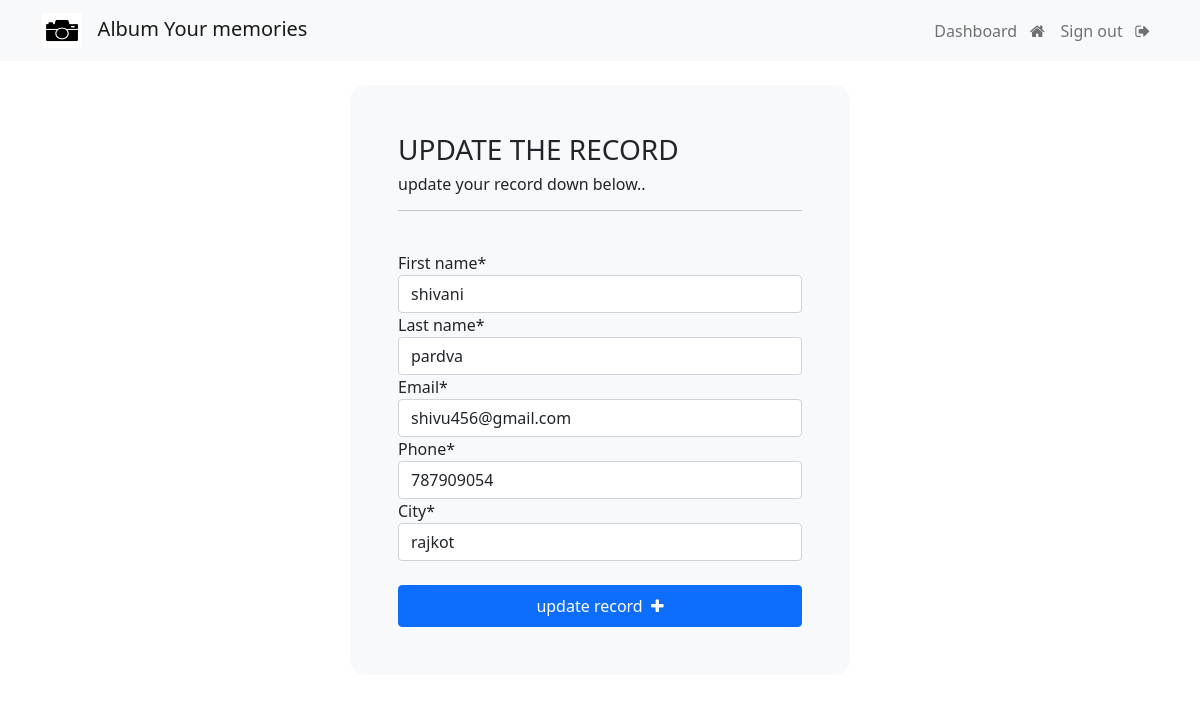
The page /update-record/9 (signed in) on the database its author committed.
### webapp/models.py (models this page shows, shortened)
class Record(models.Model):
    first_name = models.CharField(max_length=100)
    last_name = models.CharField(max_length=100)
    email = models.CharField(max_length = 255)
    phone=models.IntegerField()
    city = models.CharField(max_length=300)

### webapp/views.py (the view)
@login_required(login_url='my-login')
def update_record(request,pk):
    record = Record.objects.get(id=pk)
    form = UpdateRecordForm(instance=record)
    if request.method == 'POST':
        form = UpdateRecordForm(request.POST,instance=record)
        if form.is_valid():
            form.save()
            return redirect("dashboard")
    context = {'form':form}
    return render(request,'webapp/update-record.html',context=context)

### webapp/forms.py
class UpdateRecordForm(forms.ModelForm):
    class Meta:
        model = Record
        fields=['first_name','last_name','email','phone','city']

### templates/webapp/update-record.html (shortened to what this page needs)
{% extends 'webapp/base.html' %}
{% load crispy_forms_tags %}
{% load static %}
{% block content %}
<link rel="stylesheet" href="{% static 'css/style.css' %}">
<body>
    <div class="container bg-light shadow-md p-5 form-layout">
        <h3>UPDATE THE RECORD </h3>
        <h6>update your record down below..</h6>
        <hr>
        <br>
        <form action="" method="POST" autocomplete="off">
            {{form|crispy}}
            <br>
            <button type="submit" class="btn btn-primary w-100 btn-block p-2">update record &nbsp;<i class="fa fa-plus" aria-hidden="true"></i></button>
        </form>
    </div>
</body>
{% endblock %}

### static/css/style.css (style rules this page uses)
.form-layout { border-radius:15px; width:500px; }

### rows shown on the page
Record: first_name "shivani", last_name "pardva", email "shivu456@gmail.com", phone "787909054", city "rajkot"
